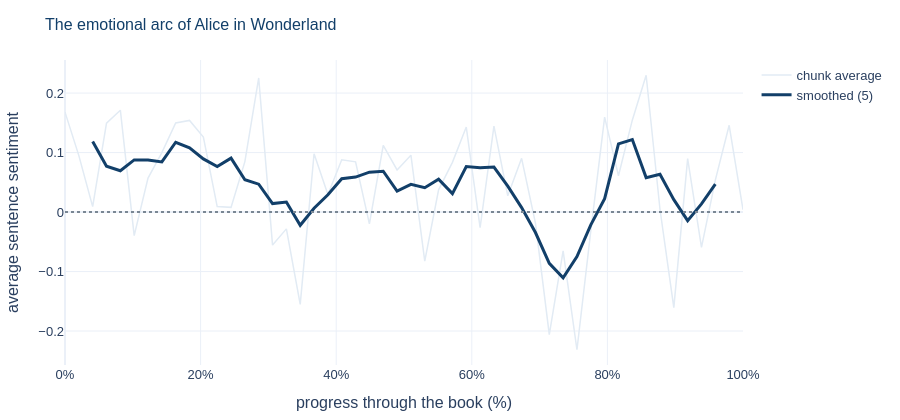

This figure's notebook cell:
### Code cell
scores = np.array([vader.polarity_scores(s)["compound"] for s in sentences])

N_CHUNKS = 50
arc = np.array([scores[i].mean() for i in np.array_split(np.arange(len(scores)), N_CHUNKS)])

K = 5                                     # smoothing window
smooth = np.convolve(arc, np.ones(K) / K, mode="same")
smooth[:K // 2] = np.nan; smooth[-(K // 2):] = np.nan
x = np.linspace(0, 100, N_CHUNKS)

fig = go.Figure()
fig.add_trace(go.Scatter(x=x, y=arc, mode="lines", name="chunk average",
                         line=dict(color=TINT, width=1.5)))
fig.add_trace(go.Scatter(x=x, y=smooth, mode="lines", name=f"smoothed ({K})",
                         line=dict(color=NAVY, width=3)))
fig.add_hline(y=0, line_color=GREY, line_dash="dot")
fig.update_xaxes(title_text="progress through the book (%)", ticksuffix="%")
fig.update_yaxes(title_text="average sentence sentiment")
style(fig, f"The emotional arc of {TITLE}", height=420).show()

print(f"most cheerful moment : {x[arc.argmax()]:.0f}% in   ({arc.max():+.3f})")
print(f"bleakest moment      : {x[arc.argmin()]:.0f}% in   ({arc.min():+.3f})")

### Figure 1 — Plotly figure (JSON) as saved in the notebook; plotly's stock layout.template omitted (floating-point values rounded to 4 significant figures)
{"data": [{"line": {"color": "#E2EBF4", "width": 1.5}, "mode": "lines", "name": "chunk average", "type": "scatter", "x": [0.0, 2.041, 4.082, 6.122, 8.163, 10.2, 12.24, 14.29, 16.33, 18.37, 20.41, 22.45, 24.49, 26.53, 28.57, 30.61, 32.65, 34.69, 36.73, 38.78, 40.82, 42.86, 44.9, 46.94, 48.98, 51.02, 53.06, 55.1, 57.14, 59.18, 61.22, 63.27, 65.31, 67.35, 69.39, 71.43, 73.47, 75.51, 77.55, 79.59, 81.63, 83.67, 85.71, 87.76, 89.8, 91.84, 93.88, 95.92, 97.96, 100.0], "y": [0.168, 0.09487, 0.009168, 0.1494, 0.1712, -0.03957, 0.05703, 0.09994, 0.1496, 0.154, 0.1261, 0.009226, 0.0079, 0.08479, 0.2254, -0.05558, -0.02828, -0.1551, 0.09807, 0.02944, 0.08798, 0.08438, -0.01981, 0.1121, 0.07086, 0.09566, -0.08264, 0.03736, 0.08359, 0.1428, -0.02614, 0.1443, 0.02722, 0.09026, -0.01862, -0.206, -0.06512, -0.2315, -0.03162, 0.1595, 0.06099, 0.1544, 0.23, 0.004661, -0.1607, 0.08981, -0.05955, 0.05356, 0.1459, 0.003978]}, {"line": {"color": "#123F69", "width": 3}, "mode": "lines", "name": "smoothed (5)", "type": "scatter", "x": [0.0, 2.041, 4.082, 6.122, 8.163, 10.2, 12.24, 14.29, 16.33, 18.37, 20.41, 22.45, 24.49, 26.53, 28.57, 30.61, 32.65, 34.69, 36.73, 38.78, 40.82, 42.86, 44.9, 46.94, 48.98, 51.02, 53.06, 55.1, 57.14, 59.18, 61.22, 63.27, 65.31, 67.35, 69.39, 71.43, 73.47, 75.51, 77.55, 79.59, 81.63, 83.67, 85.71, 87.76, 89.8, 91.84, 93.88, 95.92, 97.96, 100.0], "y": [NaN, NaN, 0.1185, 0.07702, 0.06945, 0.08761, 0.08765, 0.08421, 0.1173, 0.1078, 0.08937, 0.0764, 0.09068, 0.05435, 0.04685, 0.01425, 0.0169, -0.0223, 0.006417, 0.02895, 0.05601, 0.05882, 0.0671, 0.06864, 0.03523, 0.04667, 0.04097, 0.05536, 0.031, 0.07639, 0.07437, 0.0757, 0.04341, 0.00745, -0.03444, -0.08619, -0.1106, -0.07493, -0.02154, 0.02237, 0.1147, 0.1219, 0.05787, 0.06363, 0.02084, -0.01444, 0.0138, 0.04674, NaN, NaN]}], "layout": {"font": {"family": "Helvetica, Arial, sans-serif", "size": 13}, "height": 420, "margin": {"b": 50, "l": 60, "r": 30, "t": 60}, "shapes": [{"line": {"color": "#7A8794", "dash": "dot"}, "type": "line", "x0": 0, "x1": 1, "xref": "x domain", "y0": 0, "y1": 0, "yref": "y"}], "title": {"font": {"color": "#123F69", "size": 16}, "text": "The emotional arc of Alice in Wonderland"}, "xaxis": {"ticksuffix": "%", "title": {"text": "progress through the book (%)"}}, "yaxis": {"title": {"text": "average sentence sentiment"}}}}
